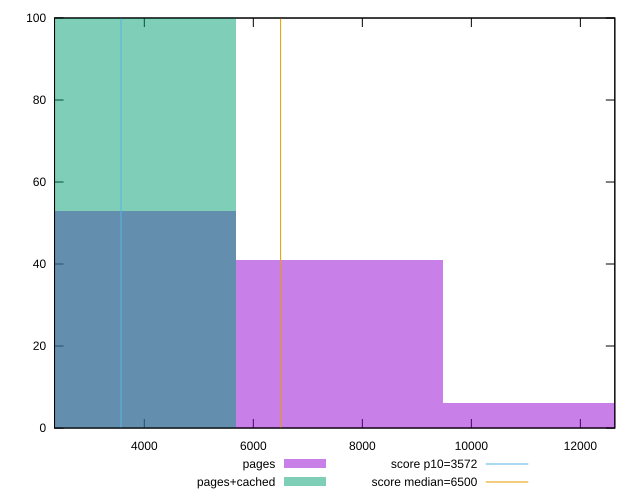

Source code (gnuplot):
reset

$pages <<EOF
3791.480320501582 53
7582.960641003164 41
11374.440961504746 6
EOF

$pagesCached <<EOF
3791.480320501582 100
EOF

set key outside below
set boxwidth 3791.480320501582
set xrange [2352.8495000000003:12632.19]
set yrange [0:100]
set trange [0:100]
set style fill transparent solid 0.5 noborder

set parametric
set terminal svg size 640, 500 enhanced background rgb 'white'
set output "report_00021_2021-02-20T09:16:39.615Z/first-cpu-idle/comparison/histogram/0_vs_1.svg"

plot $pages title "pages" with boxes, \
     $pagesCached title "pages+cached" with boxes, \
     3572,t title "score p10=3572", \
     6500,t title "score median=6500"

reset
